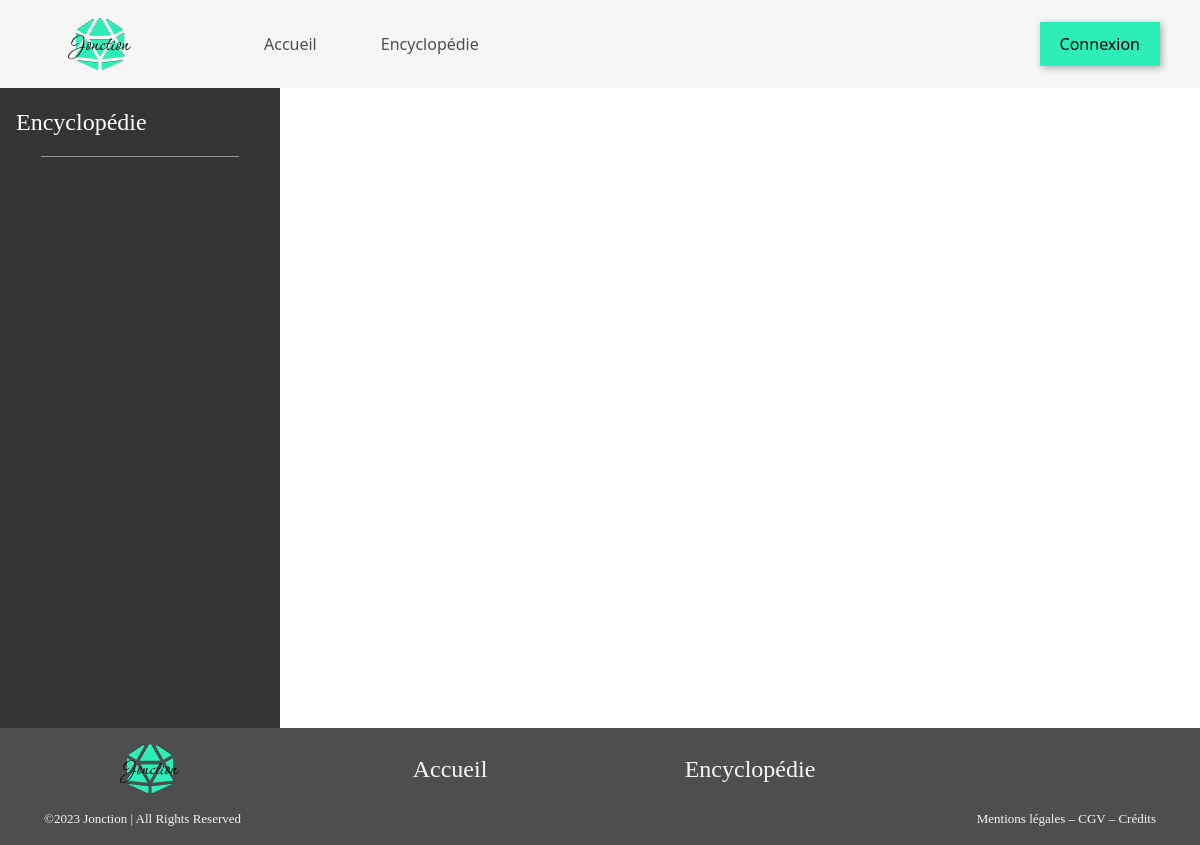
/categorie.php?name=Règles, run on an earlier commit of the app's database.
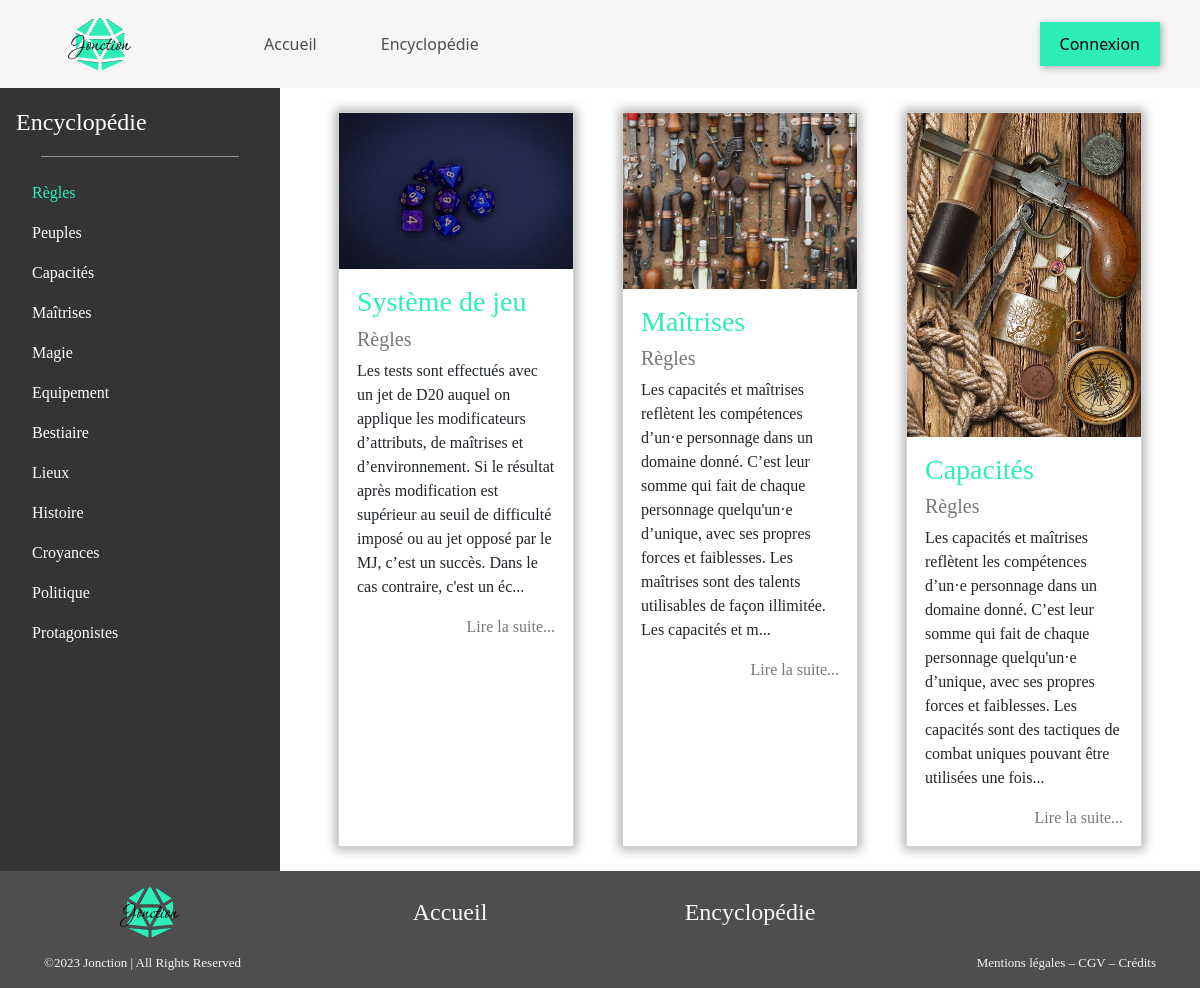
And on a later commit of the database.
### tables this page shows
CREATE TABLE IF NOT EXISTS `categories` (
  `id` int NOT NULL AUTO_INCREMENT,
  `cat_name` varchar(45) DEFAULT NULL,
  PRIMARY KEY (`id`)
);

CREATE TABLE IF NOT EXISTS `pages` (
  `id` int NOT NULL AUTO_INCREMENT,
  `title` varchar(45) DEFAULT NULL,
  `content` text,
  `images_id` int NOT NULL,
  PRIMARY KEY (`id`,`images_id`),
  KEY `fk_pages_images1_idx` (`images_id`)
);

CREATE TABLE IF NOT EXISTS `images` (
  `id` int NOT NULL AUTO_INCREMENT,
  `img_name` varchar(45) DEFAULT NULL,
  `type` varchar(45) DEFAULT NULL,
  `alt` text,
  PRIMARY KEY (`id`)
);

### classes/Utils.php (called while the page is built, shortened)
<?php
class Utils
{
  public static function selectFrom(object $pdo, string $tableName): array
  {
    $stmt = $pdo->query("SELECT * FROM $tableName");
    $table = $stmt->fetchAll();
    return $table;
  }
}

### data/datas.php (called while the page is built, shortened)
<?php
require_once __DIR__ . '/../classes/Utils.php';
try {
    $pdo = Utils::newPDO();
} catch (PDOException) {
    http_response_code(500);
    echo "La connexion à la BDD a échoué";
    exit;
}
$categories = Utils::selectFrom($pdo, 'categories');
$stmt = $pdo->query
    ("SELECT images.*, categories.*, categories_has_pages.categories_id, pages.*
    FROM `pages`
    INNER JOIN categories_has_pages
    ON pages.id = categories_has_pages.pages_id
    INNER JOIN categories
    ON categories.id = categories_has_pages.categories_id
    INNER JOIN images
    ON images.id = pages.images_id");
$fullArticle = $stmt->fetchAll(PDO::FETCH_ASSOC);

### categorie.php (the view, shortened to what this page needs)
<?php
$title = $_GET['name'];
require_once __DIR__ . '/data/datas.php';
require_once __DIR__ . '/layout/header.php';
$name = ($_GET['name']) ?? null;
?>
<main class="main_sidebar">
<?php require_once __DIR__ . '/layout/sidebar.php' ?>
    <div class="corpus row w-100 justify-content-center">
        <?php foreach ($fullArticle as $article) {
            if ($article['cat_name'] === $name) { ?>
                <article class ="card col-3 m-4 p-0">
                    <div class="card_img">
                        <a href="article.php?id=<?php echo $article['id'] ?>">
                            <img src="uploads/<?php echo $article['img_name'] ?>" alt="<?php echo $article['alt'] ?>">
                        </a>
                    </div>
                    <div class="card_text">
                        <h3><?php echo $article['title'] ?></h3>
                        <h5><?php echo $article['cat_name'] ?></h5>
                        <p><?php echo substr($article['content'], 0, 300) . "..." ?></p>
                        <a class="text-black text-decoration-none d-flex justify-content-end" href="article.php?id=<?php echo $article['id'] ?>">Lire la suite...</a>
                    </div>
                </article>
            <?php }
        }?>
    </div>
</main>
<?php
require_once 'layout/footer.php';

### layout/sidebar.php
<?php require_once __DIR__ . '/../data/datas.php'; ?>
<div class="sidebar d-flex flex-column flex-shrink-0 p-3">
    <?php if ($title === 'Administration' || $title === 'Nouvel Article' || $title === 'Éditeur') { ?>
        <a href="admin.php" class="d-flex align-items-center mb-3 mb-md-0 me-md-auto text-white text-decoration-none">
            <span class="fs-4">
                <?php echo 'Administration';
    } else { ?>
        <a href="encyclopedie.php" class="d-flex align-items-center mb-3 mb-md-0 me-md-auto text-white text-decoration-none">
            <span class="fs-4">
                <?php echo 'Encyclopédie' ;
            } ?>
            </span>
        </a>
    <hr>
    <ul class="nav flex-column mb-auto">
    <?php foreach ($categories as $categorie) { ?>
        <li class="nav-item">
            <a href="categorie.php?name=<?php echo $categorie['cat_name']?>" class="nav-link <?php echo ($title === $categorie['cat_name']) ? 'nav_highlight' : 'text-white' ?>" aria-current="page"><?php echo $categorie['cat_name'] ?></a>
        </li>
    <?php } ?>
    </ul>
</div>

What changed in the data, as far as the page shows it:
now on this page (row edited): categories: cat_name "Règles"
now on this page (row edited): categories: cat_name "Peuples"
now on this page (row edited): categories: cat_name "Capacités"
now on this page (row edited): categories: cat_name "Maîtrises"
now on this page (row edited): categories: cat_name "Magie"
now on this page (row edited): categories: cat_name "Equipement"
now on this page (row edited): categories: cat_name "Bestiaire"
now on this page (row edited): categories: cat_name "Lieux"
now on this page (row edited): categories: cat_name "Histoire"
now on this page (row edited): categories: cat_name "Croyances"
now on this page (row edited): categories: cat_name "Politique"
now on this page (row edited): categories: cat_name "Protagonistes"
added pages: images.img_name (picture), title "Système de jeu", categories.cat_name "Règles", content "Les tests sont effectués avec un jet de D20 auquel on applique les modificateurs d’attributs, de maîtrises et d’environnement. Si le résultat après modification est supérieur au seuil de difficulté imposé ou au jet opposé par le MJ, c’est un succès. Dans le cas contraire, c'est un éc"
added pages: images.img_name (picture), title "Maîtrises", categories.cat_name "Règles", content "Les capacités et maîtrises reflètent les compétences d’un·e personnage dans un domaine donné. C’est leur somme qui fait de chaque personnage quelqu'un·e d’unique, avec ses propres forces et faiblesses. Les maîtrises sont des talents utilisables de façon illimitée. Les capacités et m"
added pages: images.img_name (picture), title "Capacités", categories.cat_name "Règles", content "Les capacités et maîtrises reflètent les compétences d’un·e personnage dans un domaine donné. C’est leur somme qui fait de chaque personnage quelqu'un·e d’unique, avec ses propres forces et faiblesses. Les capacités sont des tactiques de combat uniques pouvant être utilisées une fois"
